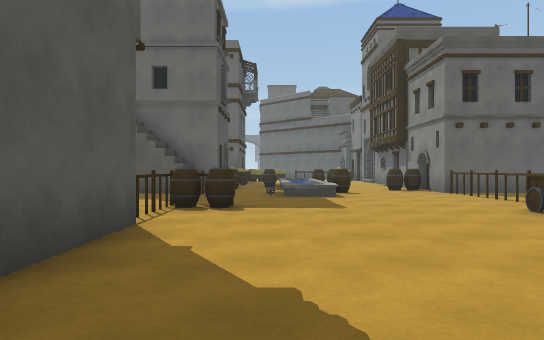
[1] (above)

24 first-person views from a walk through a scene from a Unity 3-D project. The camera is 1.2 m above the floor, looks level and sees 70° across. The floor is counted in squares, 2 m on a side. Each view is taken from the middle of a square. On the plan, view 1 faces up. The plan holds only what a view shows up to about 11 squares ahead; the rest is blank. The place goes on beyond the plan. Some animated figures are left out. Surface patterns are stand-ins for the level's own textures.

[2]
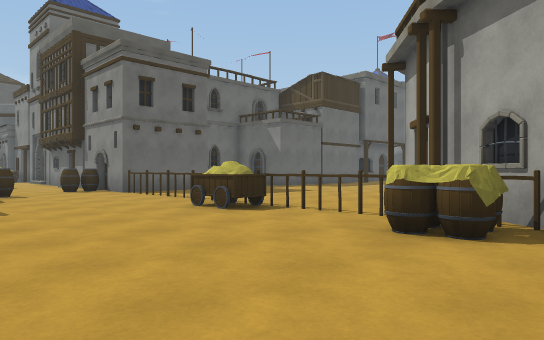

[3]
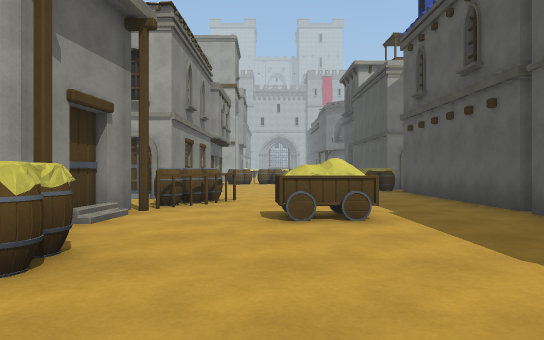

[4]
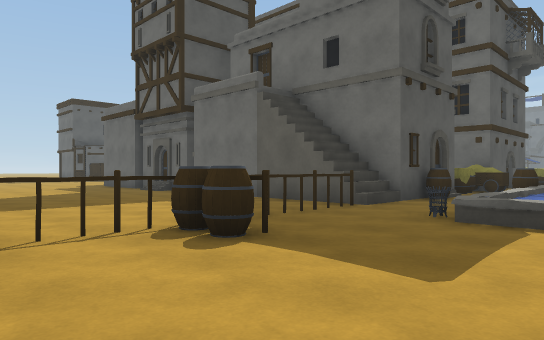

[5]
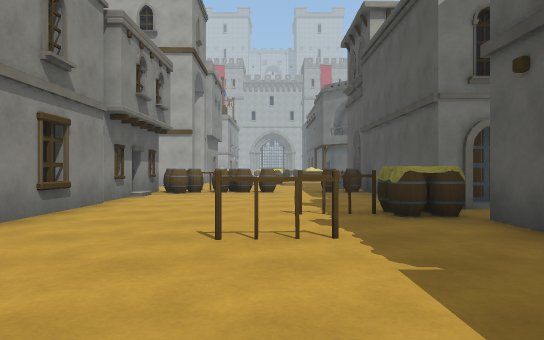

[6]
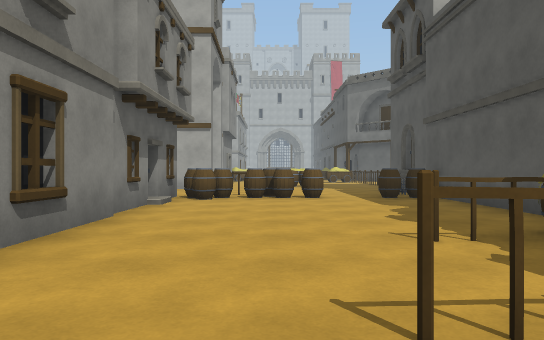

[7]
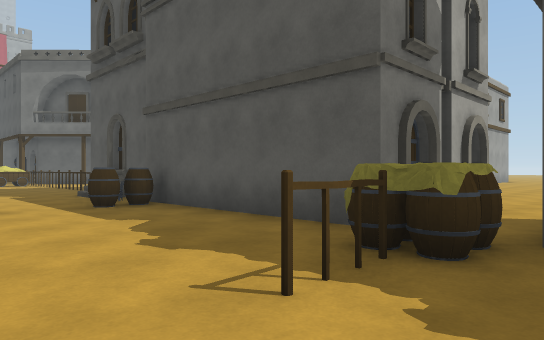

[8]
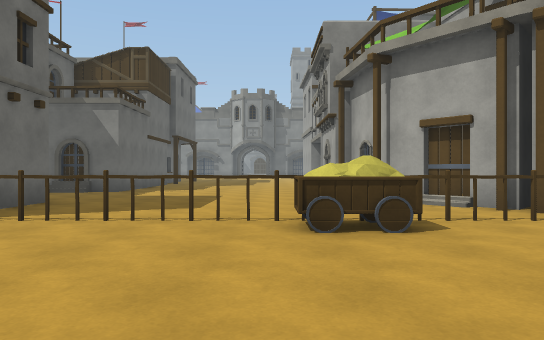

[9]
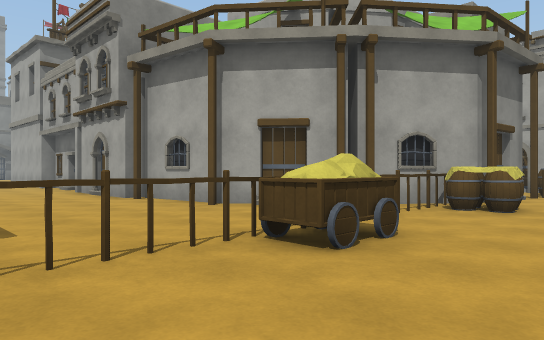

[10]
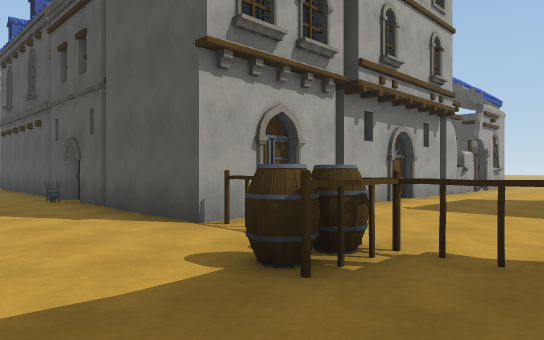

[11]
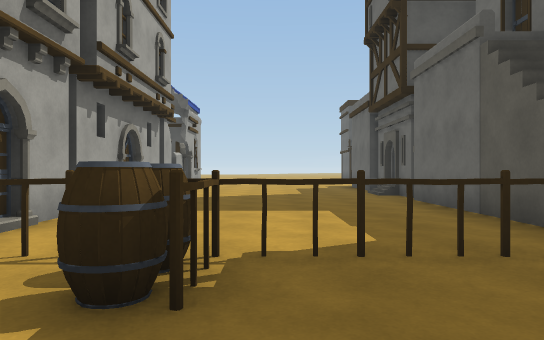

[12]
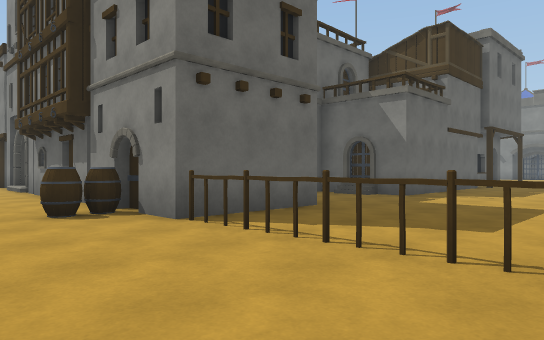

[13]
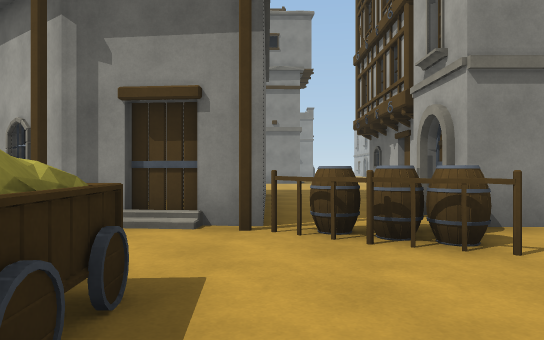

[14]
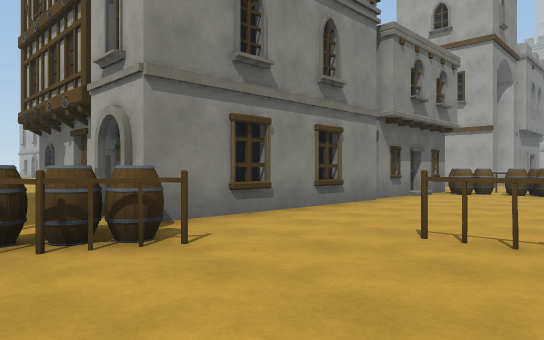

[15]
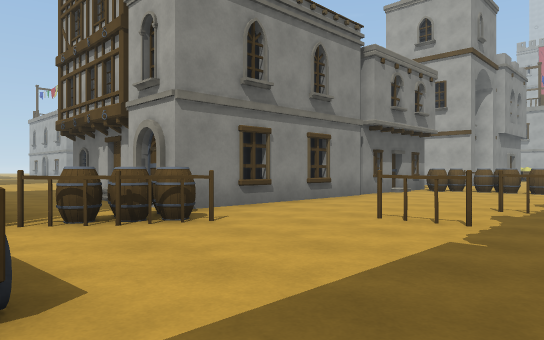

[16]
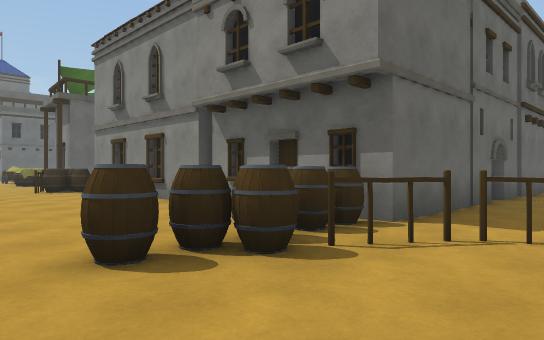

[17]
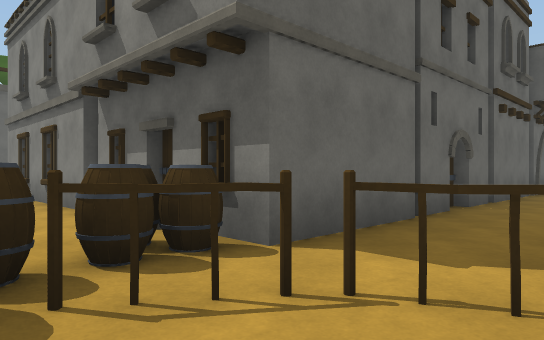

[18]
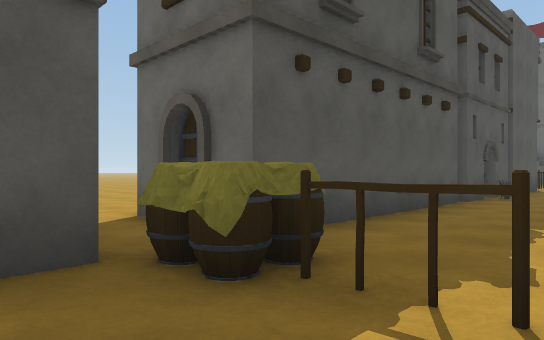

[19]
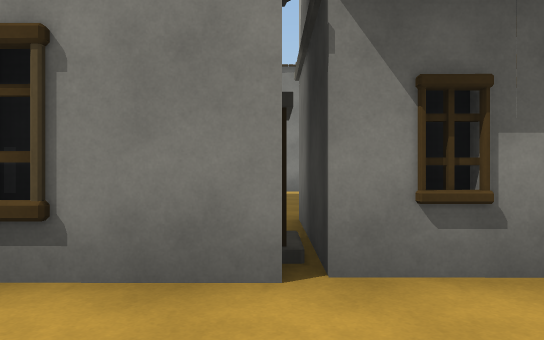

[20]
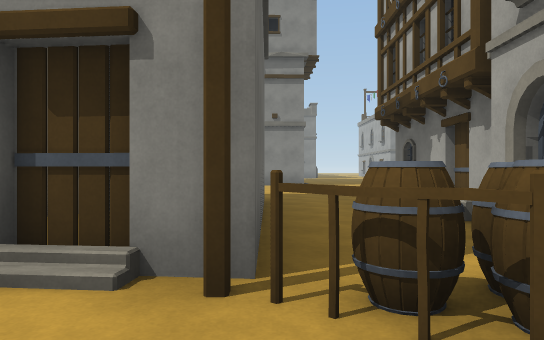

[21]
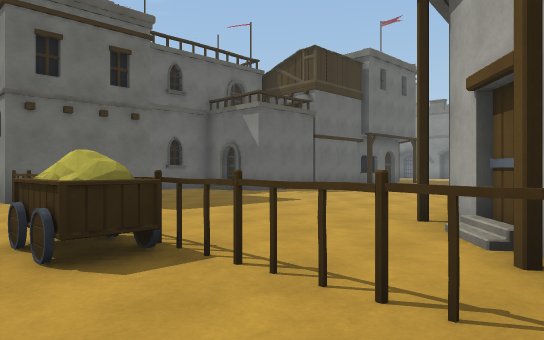

[22]
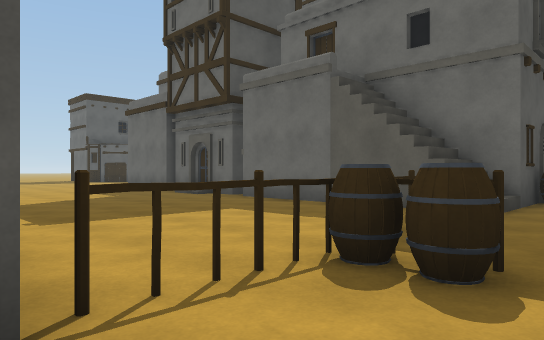

[23]
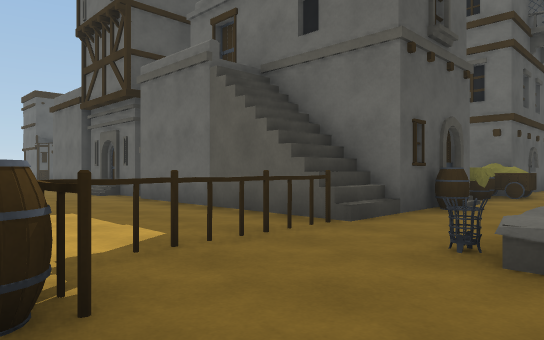

[24]
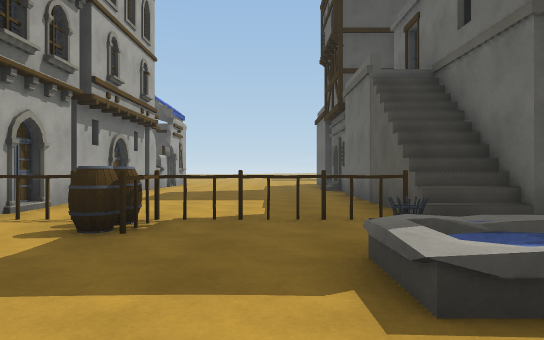

### Floor plan
Key: @ floor where view 1 was taken; # wall or solid block; . floor; / step, stairs or slope; = window, fence, low wall or low ledge; ≈ water the walk keeps out of; H house; F fence; B barrel; C cage; W wagon; O other object.
Columns run from 12 left of view 1 to 14 right of it. Each row starts with its distance up from view 1.
 12           #B.≈ ..H   ..#
 11          ##..≈..B#  ...# H
 10  ##H#.####HF.≈B..F.........
  9  .........F.C=...F.........
  8 ..........F......F.........
  7 ..........FF.....F........
  6  .........FB....WF.........
  5  .........F.....WO.........
  4  HH#H####H#......F..HH#H##
  3           #......F.H  #
  2           #.....OOH   #
  1           #.....OF.H  H
  0           HC@......
 -1           #..WW./
 -2           H....FFHHH.....
 -3           H...FFB........
 -4   ..      H....FBH..##...
 -5   ....    H.FF..H H    ..
 -6      ....HH.....H
 -7       ....HOFF..H
 -8   .....#H#HO....H
 -9   ..     ##.....HH.......H
-10          ##.....H      ..H
-11           #...../        H
-12           #...BFB        H
-13           #B.BBFB...H....H
-14           # ...FF......
-15           #.....

Positions as (right, up) in squares from view 1, and headings:
1: (0, 0), facing up
2: (0, 0), facing up-right
3: (2, 4), facing down
4: (2, 4), facing up-left
5: (1, -2), facing down
6: (2, -4), facing down
7: (2, -6), facing down-left
8: (0, 6), facing right
9: (2, 8), facing down-right
10: (1, 8), facing down-left
11: (1, 7), facing left
12: (2, 6), facing up-right
13: (0, -2), facing right
14: (0, -2), facing down-right
15: (-1, -1), facing down-right
16: (0, -15), facing up-right
17: (2, -15), facing up-right
18: (1, -9), facing up-left
19: (2, -9), facing right
20: (2, -2), facing right
21: (3, 2), facing up-right
22: (0, 4), facing up-left
23: (1, 6), facing up-left
24: (3, 8), facing left
